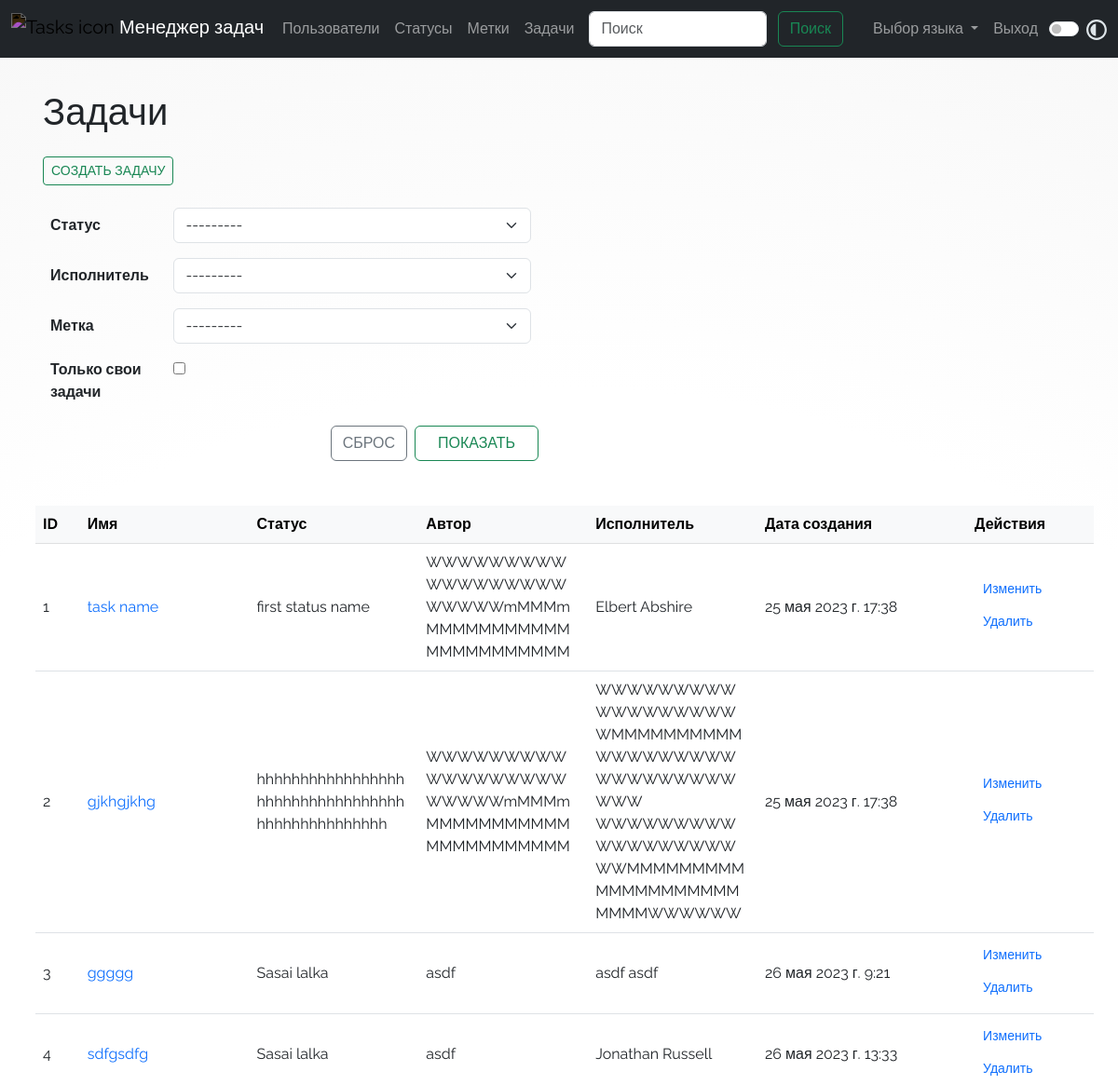
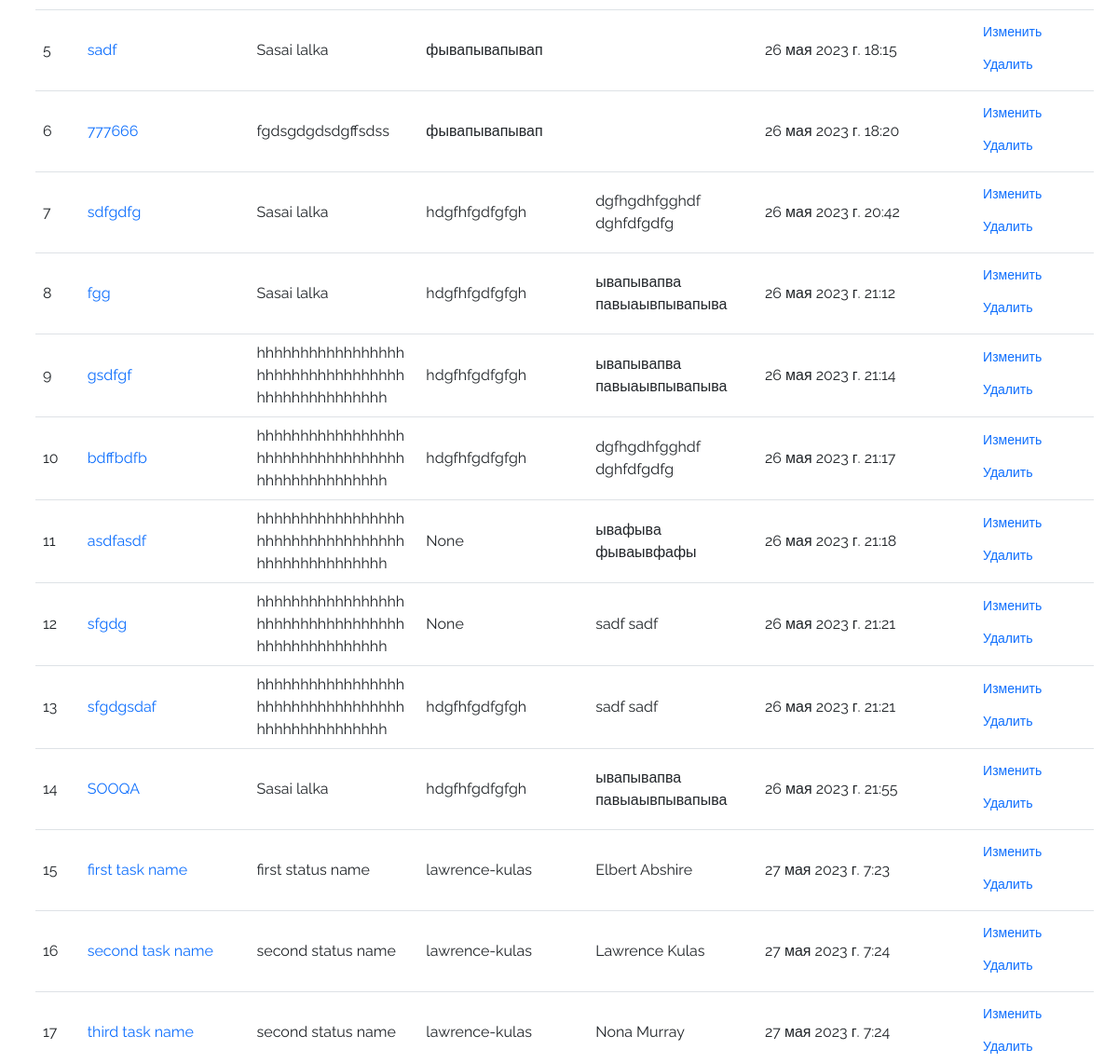
Page /tasks/ (signed in, upper part) on the earlier database version (2 pictures, top to bottom).
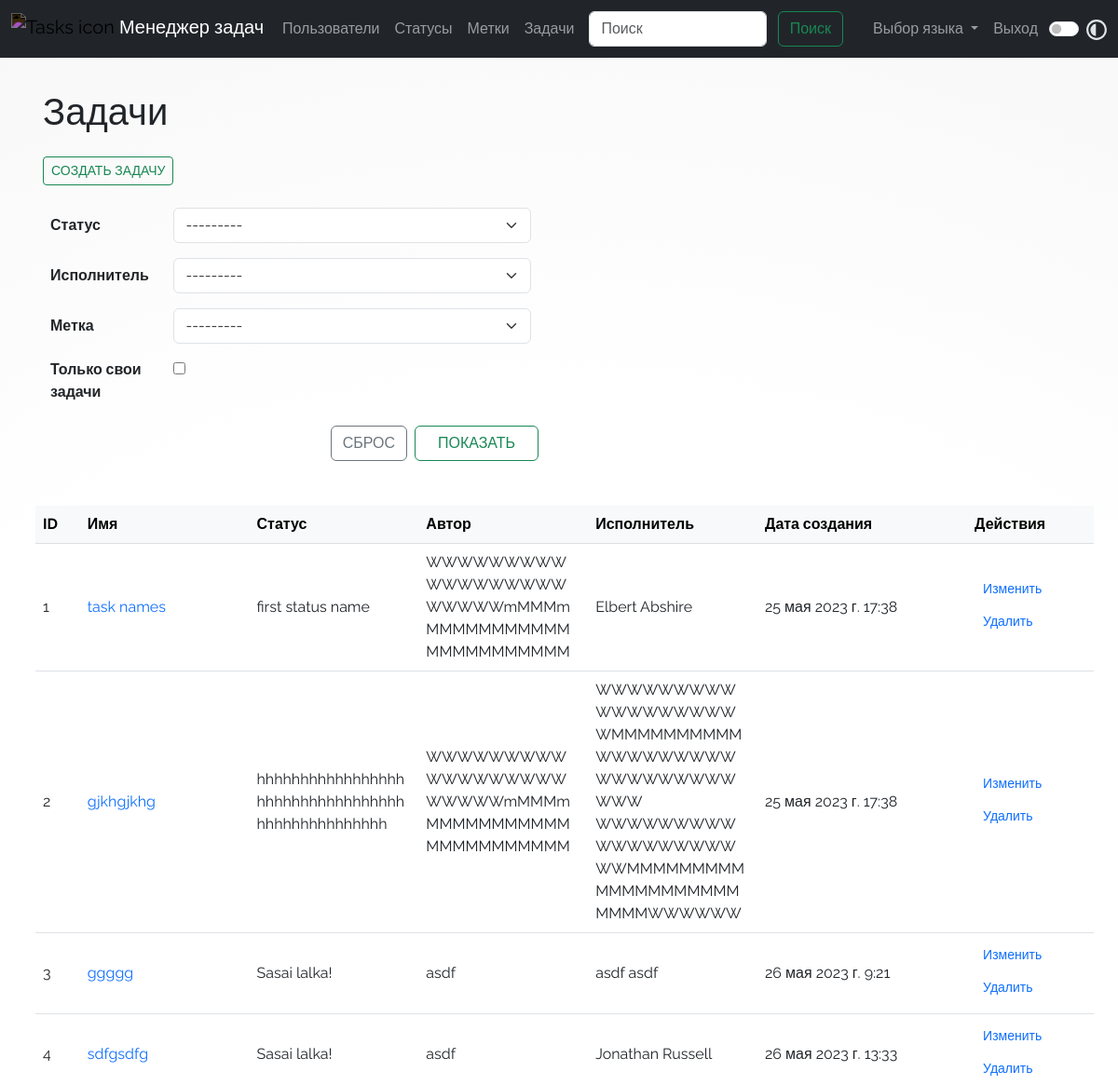
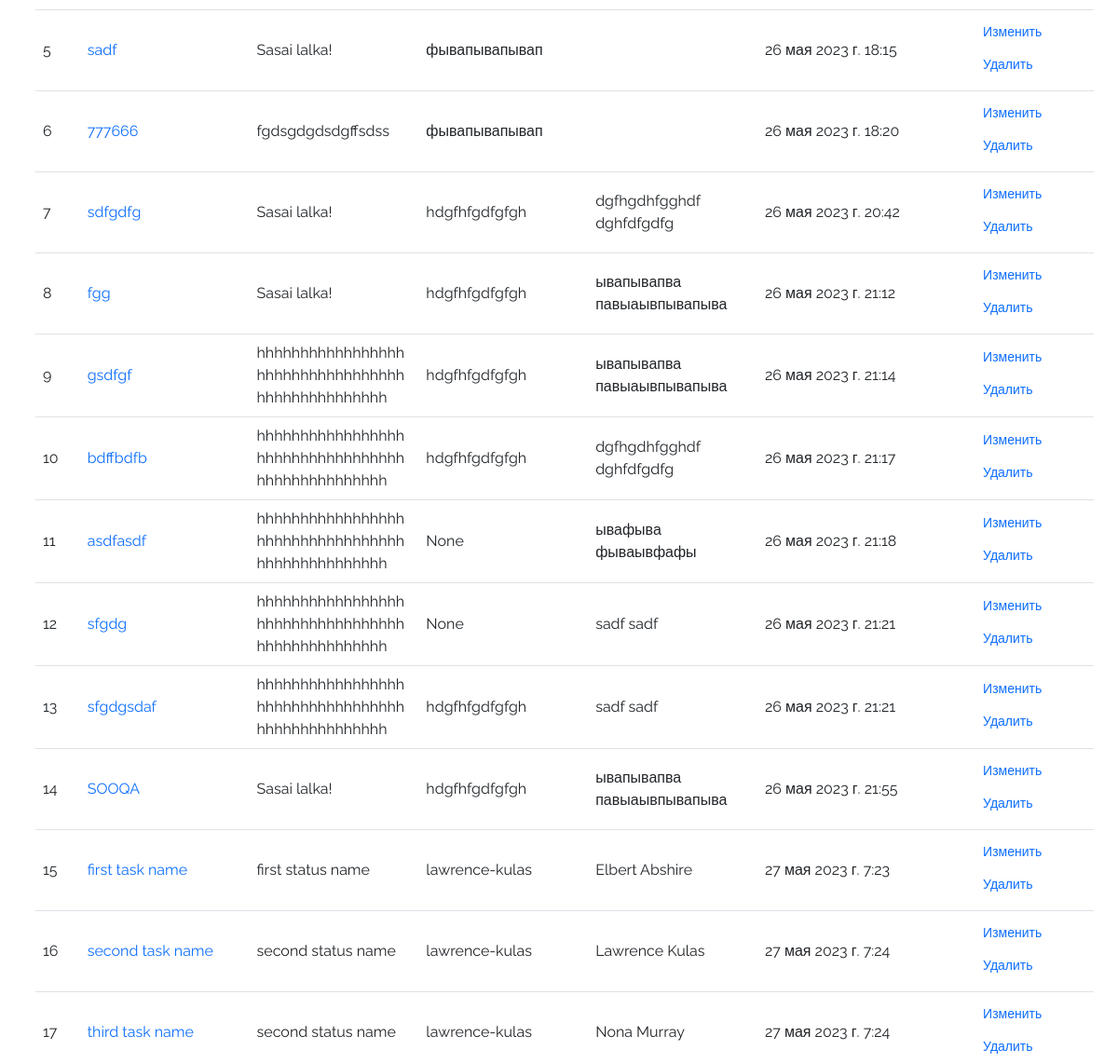
Same page on the later database version (2 pictures, top to bottom).
### task_manager/tasks/models.py (models this page shows, shortened)
class Task(models.Model):
    name = models.CharField(
        max_length=50,
        unique=True,
        verbose_name=_("Task name"),
    )
    description = models.TextField(
        max_length=1000, verbose_name=_("Description"), default=""
    )
    status = models.ForeignKey(
        Status, on_delete=models.PROTECT, null=True, verbose_name=_("Status")
    )
    assigned_by = models.ForeignKey(
        User,
        null=True,
        on_delete=models.PROTECT,
        related_name="creator",
        verbose_name=_("Creator"),
    )
    executor = models.ForeignKey(
        User,
        on_delete=models.PROTECT,
        related_name="assignee",
        verbose_name=_("Assignee"),
        blank=True,
        default="",
        null=True,
    )
    labels = models.ManyToManyField(
        Label,
        through="LabelM2m",
        related_name="labels",
        blank=True,
        verbose_name=_("Label"),
    )
    created_at = models.DateTimeField(
        auto_now_add=True,
        verbose_name=_("Created at "),
    )
    class Meta:
        verbose_name = _("Task")
        verbose_name_plural = _("Tasks")

### task_manager/statuses/models.py (models this page shows)
class Status(models.Model):
    name = models.CharField(
        max_length=50,
        unique=True,
        verbose_name=_("Status name "),
    )
    created_at = models.DateTimeField(
        auto_now_add=True,
        verbose_name=_("Created at "),
    )
    class Meta:
        verbose_name = _("Status")
        verbose_name_plural = _("Statuses")
    def __str__(self):
        return self.name

### task_manager/tasks/views.py (the view)
# urls.py: path('', views.IndexView.as_view(), name='labels'),
class IndexView(LoginRequiredMixin, ListView):
    model = Task
    template_name = "tasks/index.html"
    login_url = reverse_lazy("user_login")
    paginate_by = 50
    def get_queryset(self):
        tasks = Task.objects.all().order_by("id")
        if 'Reset' in self.request.GET:
            return tasks
        self.filters = {
            "status": self.request.GET.get("status"),
            "executor": self.request.GET.get("executor"),
            "labels": self.request.GET.get("labels"),
            "mine": self.request.GET.get("mine"),
        }
        for var_name, filter in self.filters.items():
            if var_name == "mine" and filter:
                tasks = tasks.filter(assigned_by=self.request.user.id)
            elif filter:
                kwargs = {var_name: filter}
                tasks = tasks.filter(**kwargs)
        return tasks
    def get_context_data(self, **kwargs):
        context = super().get_context_data(**kwargs)
        context["form"] = FilterForm()
        for form_field, value in self.filters.items():
            context["form"].fields[form_field].initial = value
        return context

### task_manager/tasks/forms.py
class FilterForm(TaskForm):
    mine = forms.BooleanField(label=_("Is mine"))
    labels = forms.ModelChoiceField(
        queryset=Label.objects.all(),
        label=_("Label"),
        required=False,
        widget=Select(
            attrs={
                "class": "form-control form-select",
            }
        ),
    )
    class Meta:
        model = Task
        fields = ["status", "executor", "labels", "mine"]
        widgets = {
            "status": Select(
                attrs={
                    "class": "form-control form-select",
                }
            ),
            "mine": CheckboxInput(
                attrs={
                    "class": "form-check-input",
                }
            ),
        }

### task_manager/labels/models.py (called while the page is built)
    def __str__(self):
        return self.name

### task_manager/tasks/forms.py (called while the page is built)
    def label_from_instance(self, obj):
        return obj.get_full_name()

### task_manager/templates/tasks/index.html (shortened to what this page needs)
{% extends "base.html" %}
{% load i18n %}
{% block main %}
  <div class="ms-1">
    <h1 class="text-left mb-4">{% translate 'Tasks' %}</h1>
    <div class="row justify-content-center">
      <div class="col-12 text-left mb-3">
        <a class="btn btn-outline-success btn-sm col-auto text-uppercase" href="{% url 'task_create' %}">{% translate 'Create task' %}</a>
      </div>
    </div>
    <div class="row justify-content-left col-auto col-lg-6">
      <form action="{% url 'tasks' %}" method="get" class="needs-validation" novalidate>
        <div class="form-group">
          <table class="table table-hover table-borderless" required>
              {% for field in form %}
                <tr>
                  <th class="align-middle">{{ field.label_tag|slice:":-9" }}</th>
                  <td>{{ field }}</td>
                </tr>
              {% endfor %}
          </table>
          <div class="col-12 d-flex flex-row-reverse">
            <input class="btn btn-outline-success btn-md col-lg-3 col-md-3 col-sm-4 text-uppercase" type="submit" value="{% translate 'Filter' %}">
            <a href="{% url "tasks" %}" class="btn btn-outline-secondary btn-md col-auto me-2 text-uppercase">{% translate 'Reset' %}</a>
          </div>
        </div>
      </form>
    </div>
    <div class="row mt-5 table-responsive-md">
      <table class="table table-hover mx-1 align-middle">
        <thead>
          <tr>
            <th class="table-light">{% translate 'ID' %}</th>
            <th class="table-light">{% translate 'Task name' %}</th>
            <th class="table-light">{% translate 'Status' %}</th>
            <th class="table-light">{% translate 'Creator' %}</th>
            <th class="table-light">{% translate 'Assignee' %}</th>
            <th class="table-light">{% translate 'Creation date' %}</th>
            <th class="table-light">{% translate 'Actions' %}</th>
          </tr>
        </thead>
        {% for task in object_list %}
          <tr>
            <td>{{ task.id }}</td>
            <td class="wrapped-word"><a href={% url "task_show" task.id %}>{{ task.name }}</a></td>
            <td class="wrapped-word">{{ task.status }}</td>
            <td class="wrapped-word">{{ task.assigned_by }}</td>
            <td class="wrapped-word">{{ task.executor.first_name }} {{ task.executor.last_name }}</td>
            <td>{{ task.created_at }}</td>
            <td>
              <a href="{% url 'task_update' id=task.id %}" class="btn btn-link d-flex btn-sm mb-1" rel="nofollow">{% translate 'Update' %}</a>
              <a href="{% url 'task_delete' id=task.id %}" class="btn btn-link d-flex btn-sm mb-1" rel="nofollow">{% translate 'Delete' %}</a>
            </td>
          </tr>
        {% endfor %}
      </table>
    </div>
  </div>
{% endblock %}

Differences in the rows shown:
changed Task id 1: name "task name" → "task names"
changed through a linked row, Task "ggggg": status "Sasai lalka" → "Sasai lalka!"
changed through a linked row, Task "sdfgsdfg": status "Sasai lalka" → "Sasai lalka!"
changed through a linked row, Task "26 мая 2023 г. 18:15": status "Sasai lalka" → "Sasai lalka!"
changed through a linked row, Task "sdfgdfg": status "Sasai lalka" → "Sasai lalka!"
changed through a linked row, Task "fgg": status "Sasai lalka" → "Sasai lalka!"
changed through a linked row, Task "SOOQA": status "Sasai lalka" → "Sasai lalka!"
